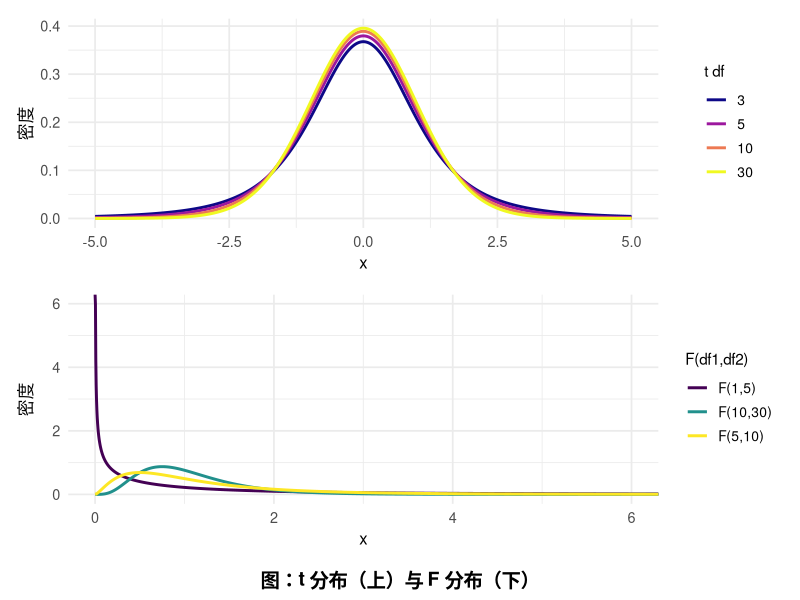

Write the R code that produced this figure.
#常用r软件包

#安装软件包
install.packages("tidyverse")
install.packages("patchwork")
install.packages("viridis")


# 计量软件课程例子

library(tidyverse)
library(patchwork)
library(viridis)

# t 分布数据
t_df <- tibble(x = seq(-5, 5, length.out = 2000)) %>%
  crossing(df = c(3, 5, 10, 30)) %>%
  mutate(y = dt(x, df), df = factor(df))

# F 分布数据（若干 (df1, df2) 组合）
f_params <- tibble(df1 = c(1, 5, 10), df2 = c(5, 10, 30))
f_df <- pmap_dfr(list(f_params$df1, f_params$df2), function(d1, d2) {
  tibble(
    x = seq(0, 8, length.out = 2000),
    label = paste0("F(", d1, ",", d2, ")"),
    y = df(x, d1, d2)
  )
})

# 公共主题（简约且优雅）
theme_clean <- theme_minimal(base_size = 13) +
  theme(
    legend.title = element_text(size = 11),
    legend.text = element_text(size = 10),
    axis.title = element_text(size = 12),
    plot.margin = margin(8, 8, 8, 8)
  )

# 上：t 分布
p_t <- ggplot(t_df, aes(x = x, y = y, color = df)) +
  geom_line(linewidth = 1) +
  scale_color_viridis_d(option = "plasma", name = "t df") +
  labs(x = "x", y = "密度") +
  theme_clean +
  theme(legend.position = "right")

# 下：F 分布
p_f <- ggplot(f_df, aes(x = x, y = y, color = label)) +
  geom_line(linewidth = 1) +
  scale_color_viridis_d(option = "viridis", name = "F(df1,df2)") +
  coord_cartesian(xlim = c(0, 6)) +
  labs(x = "x", y = "密度") +
  theme_clean +
  theme(legend.position = "right")

# 组合并在下方居中显示标题（作为 caption）
combined <- (p_t / p_f) +
  plot_annotation(
    caption = "图：t 分布（上）与 F 分布（下）",
    theme = theme(
      plot.caption = element_text(
        hjust = 0.5,
        size = 14,
        face = "bold",
        margin = margin(t = 10)
      )
    )
  )

# 返回绘图对象（最后一行应返回对象而非直接打印）
combined
